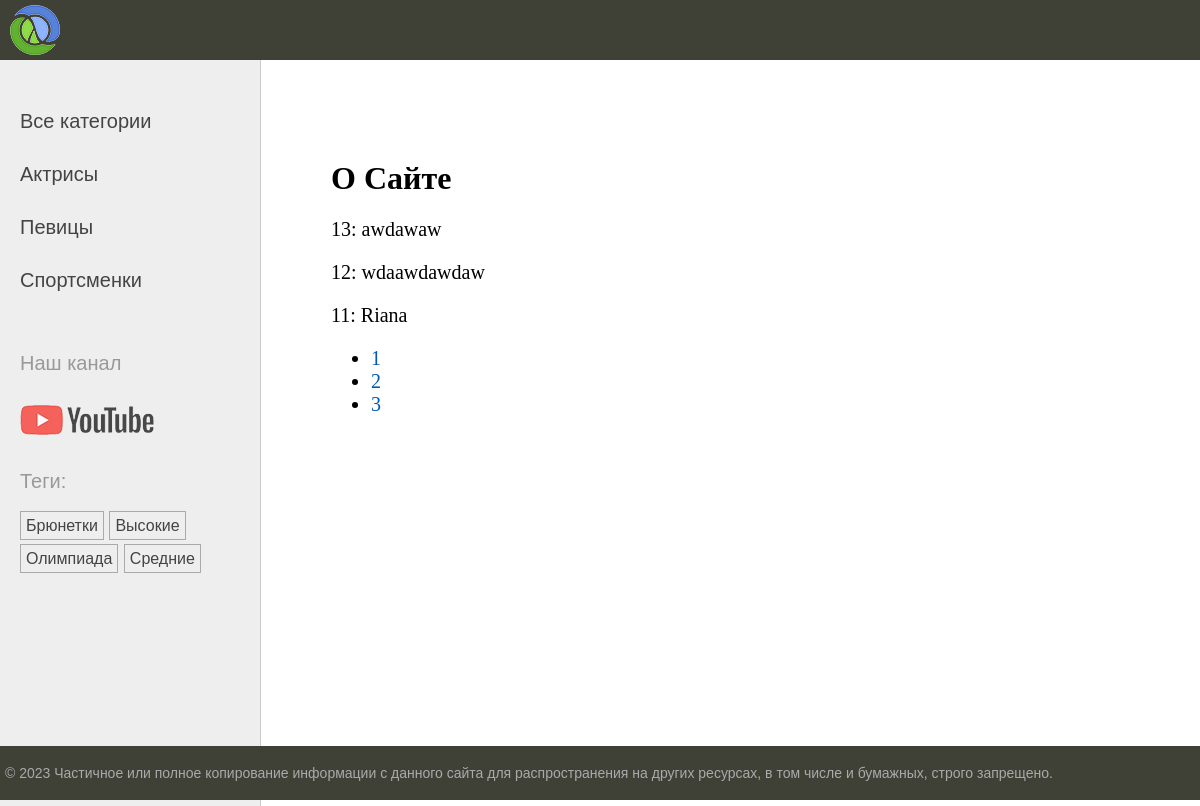
Page /about/ on the earlier database version.
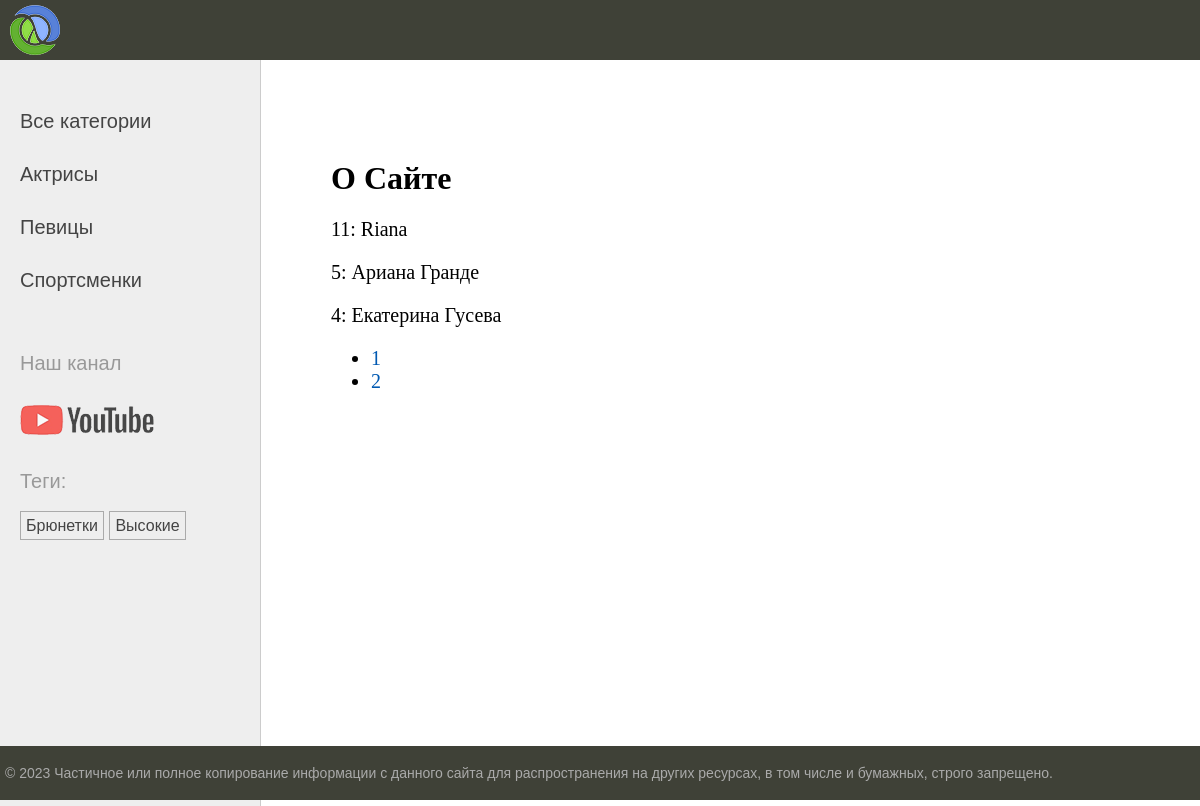
Same page on the later database version.
### myprogram/models.py (models this page shows, shortened)
class Category(models.Model):
    name = models.CharField(max_length=100, db_index=True, verbose_name='Категория')
    slug = models.SlugField(max_length=255, unique=True, db_index=True)
    class Meta:
        verbose_name = 'Категория'
        verbose_name_plural = 'Категории'
    def get_absolute_url(self):
        return reverse('category', kwargs={'cat_slug': self.slug})

class TagPost(models.Model):
    tag = models.CharField(max_length=100, db_index=True)
    slug = models.SlugField(max_length=255, unique=True, db_index=True)
    def get_absolute_url(self):
        return reverse('tag', kwargs={'tag_slug': self.slug})

class Program(models.Model):
    class Status(models.IntegerChoices):
        DRAFT = 0, 'Черновик'
        PUBLISHED = 1, 'Опубликовано'
    title = models.CharField(max_length=255, verbose_name='Заголовок')
    slug = models.SlugField(max_length=255, unique=True,
                            db_index=True, verbose_name='Slug',
                            validators=[
                                MinLengthValidator(5, message='Минимум 5 символов'),
                                MaxLengthValidator(100, message='Максимум 100 символов')
                            ])
    photo = models.ImageField(upload_to='photos/%y/%m/%d/', default=None,
                              blank=True, null=True, verbose_name='Фото')
    content = models.TextField(blank=True, verbose_name='Текст статьи')
    time_create = models.DateTimeField(auto_now_add=True, verbose_name='Время создания')
    time_update = models.DateTimeField(auto_now=True, verbose_name='Время изменения')
    is_published = models.BooleanField(choices=tuple(map(lambda x: (bool(x[0]), x[1]), Status.choices)),
                                       default=Status.DRAFT, verbose_name='Статус')
    cat = models.ForeignKey('Category', on_delete=models.PROTECT, related_name='posts', verbose_name='Категории')
    tags = models.ManyToManyField('TagPost', blank=True, related_name='tags', verbose_name='Теги')
    husband = models.OneToOneField('Husband', on_delete=models.SET_NULL, null=True, blank=True, related_name='wuman',
                                   verbose_name='Муж')
    objects = models.Manager()
    published = PublishedManager()
    class Meta:
        verbose_name = 'Программы'
        verbose_name_plural = 'Программы'
        ordering = ['-time_create']
        indexes = [
            models.Index(fields=['-time_create'])
        ]

### myprogram/views.py (the view)
# urls.py: path('about/', views.about, name='about'),
def about(request):
    contact_list = Program.published.all()
    paginator = Paginator(contact_list, 3)
    page_number = request.GET.get('page')
    page_obj = paginator.get_page(page_number)
    return render(request, 'program/about.html',
                  {'title': 'О Сайте', 'page_obj': page_obj})

### myprogram/models.py (called while the page is built)
    def get_queryset(self):
        return super().get_queryset().filter(is_published=Program.Status.PUBLISHED)

### myprogram/templatetags/program_tags.py (called while the page is built)
@register.inclusion_tag('program/list_categories.html')
def show_categories(cat_selected=0):
    cats = Category.objects.annotate(total=Count("posts")).filter(total__gt=0)
    return {'cats': cats, 'cat_selected': cat_selected}

@register.inclusion_tag('program/list_tags.html')
def show_all_tags():
    return {'tags': TagPost.objects.annotate(total=Count("tags")).filter(total__gt=0)}

### myprogram/templates/program/about.html
{% extends 'base.html' %}
{% block content %}
<h1>{{ title }}</h1>
{% for item in page_obj %}
<p>{{ item.pk }}: {{ item.title }}</p>
{% endfor %}
<nav>
    <ul>
        {% for p in page_obj.paginator.page_range %}
        <li>
            <a href="?page={{ p }}">{{ p }}</a>
        </li>
        {% endfor %}
    </ul>
</nav>
{% endblock %}

### myprogram/templates/program/list_categories.html
{% for cat in cats %}
{% if cat.id == cat_selected %}
<li class="selected">{{cat.name}}</li>
{% else %}
    <li><a href="{{ cat.get_absolute_url }}">{{cat.name}}</a></li>
{% endif %}
{% endfor %}

### myprogram/templates/program/list_tags.html
{% if tags %}
    <p>Теги:</p>
    <ul class="tags-list">
        {% for t in tags %}
        <li><a href="{{t.get_absolute_url}}">{{t.tag}}</a></li>
        {% endfor %}
    </ul>
{% endif %}

Differences in the rows shown:
no longer on this page (row unchanged): TagPost: tag "Олимпиада"
no longer on this page (row unchanged): TagPost: tag "Средние"
removed Program: pk "13", title "awdawaw"
removed Program: pk "12", title "wdaawdawdaw"
now on this page (row unchanged): Program: pk "5", title "Ариана Гранде"
now on this page (row unchanged): Program: pk "4", title "Екатерина Гусева"
Other differences:
list line gone: "3"
